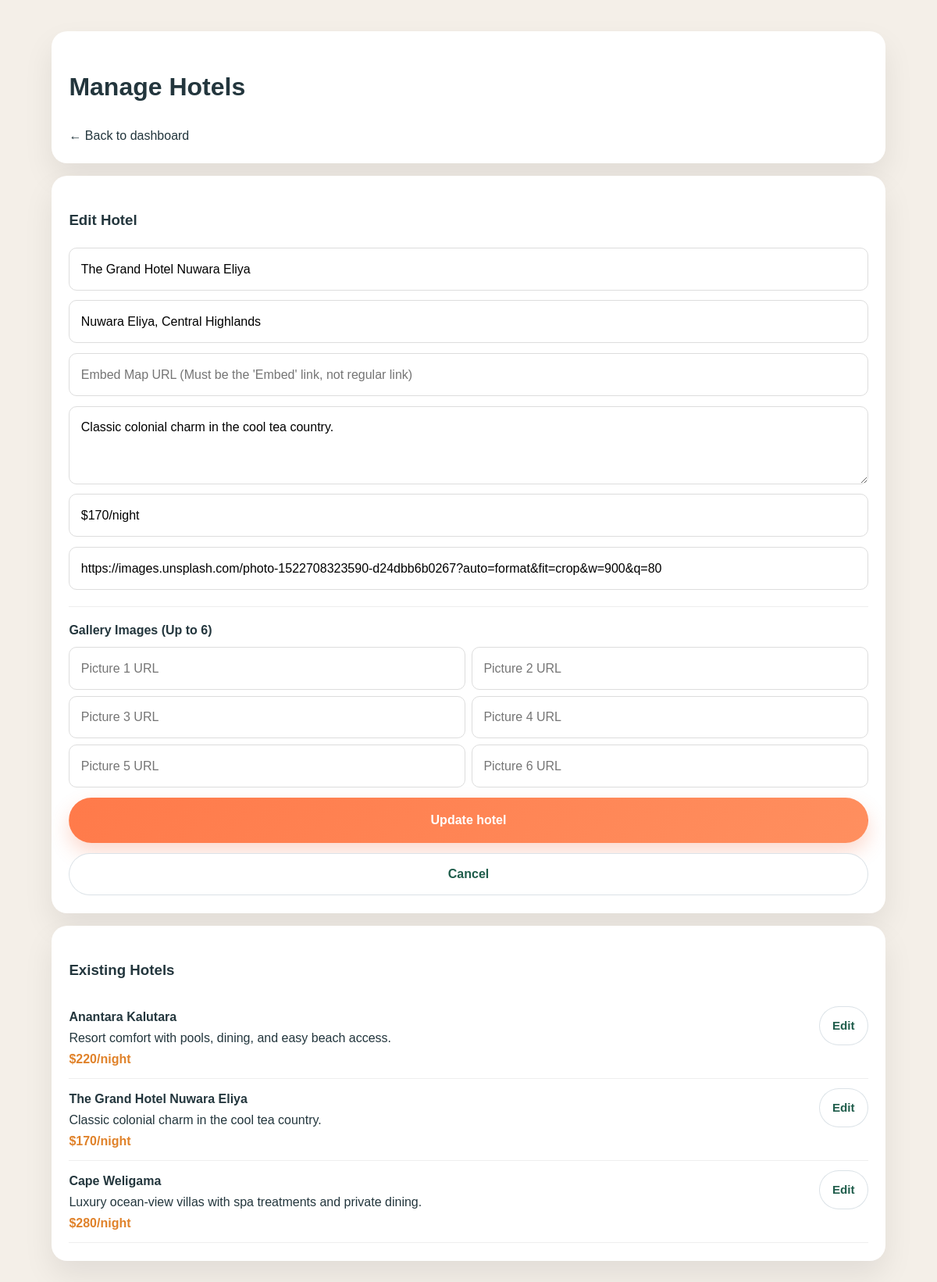
The page /admin/manage_hotels.php?edit_id=2 (signed in) on the database its author committed.
### tables this page shows
CREATE TABLE IF NOT EXISTS hotels (
  id INT AUTO_INCREMENT PRIMARY KEY,
  name VARCHAR(150) NOT NULL,
  description TEXT NOT NULL,
  price VARCHAR(50) NOT NULL,
  location VARCHAR(255) DEFAULT NULL,
  location_url TEXT DEFAULT NULL,
  image_url TEXT NOT NULL,
  gallery_urls TEXT DEFAULT NULL,
  created_at TIMESTAMP DEFAULT CURRENT_TIMESTAMP
);

### admin/manage_hotels.php (the view, shortened to what this page needs)
<?php
require '../config/database.php';
$edit_id = isset($_GET['edit_id']) ? (int)$_GET['edit_id'] : 0;
$edit_hotel = null;
if ($edit_id > 0) {
    $stmt = $conn->prepare('SELECT * FROM hotels WHERE id=?');
    $stmt->bind_param('i', $edit_id);
    $stmt->execute();
    $res = $stmt->get_result();
    if ($res && $res->num_rows > 0) {
        $edit_hotel = $res->fetch_assoc();
    }
}
$stmt = $conn->prepare('SELECT * FROM hotels ORDER BY id DESC');
$stmt->execute();
$result = $stmt->get_result();
?>
<!DOCTYPE html>
<html lang="en">
<head>
    <link rel="stylesheet" href="../assets/styles.css" />
</head>
<body>
    <div class="admin-wrap">
        <div class="panel"><h1>Manage Hotels</h1><a href="dashboard.php">← Back to dashboard</a></div>
        <div class="panel">
            <h3><?php echo $edit_hotel ? 'Edit Hotel' : 'Add New Hotel'; ?></h3>
            <form method="post" action="manage_hotels.php">
                <input type="text" name="name" placeholder="Hotel name" required value="<?php echo $edit_hotel ? htmlspecialchars($edit_hotel['name']) : ''; ?>" />
                <input type="text" name="location" placeholder="Location text (e.g. Weligama)" required value="<?php echo $edit_hotel ? htmlspecialchars($edit_hotel['location'] ?? '') : ''; ?>" />
                <input type="text" name="location_url" placeholder="Embed Map URL (Must be the 'Embed' link, not regular link)" value="<?php echo $edit_hotel ? htmlspecialchars($edit_hotel['location_url'] ?? '') : ''; ?>" />
                <textarea name="description" placeholder="Description" required><?php echo $edit_hotel ? htmlspecialchars($edit_hotel['description']) : ''; ?></textarea>
                <input type="text" name="price" placeholder="Price" required value="<?php echo $edit_hotel ? htmlspecialchars($edit_hotel['price']) : ''; ?>" />
                <input type="text" name="image_url" placeholder="Main Image URL" required value="<?php echo $edit_hotel ? htmlspecialchars($edit_hotel['image_url']) : ''; ?>" />
                <div style="border-top:1px solid #eee; padding-top:1rem; margin-top:0.5rem;">
                    <strong>Gallery Images (Up to 6)</strong>
                    <div style="display:grid; grid-template-columns:1fr 1fr; gap:0.5rem; margin-top:0.5rem;">
                        <?php
                        $existing_galleries = [];
                        for ($i = 1; $i <= 6; $i++) {
                            $val = isset($existing_galleries[$i-1]) ? htmlspecialchars($existing_galleries[$i-1]) : '';
                            echo '<input type="text" name="gallery_'.$i.'" placeholder="Picture '.$i.' URL" value="'.$val.'" />';
                        }
                        ?>
                    </div>
                </div>
                <button class="btn btn-primary" type="submit"><?php echo $edit_hotel ? 'Update hotel' : 'Save hotel'; ?></button>
                <?php if ($edit_hotel) { ?>
                    <a href="manage_hotels.php" class="btn btn-secondary" style="text-align:center; padding: 0.8rem;">Cancel</a>
                <?php } ?>
            </form>
        </div>
        <div class="panel">
            <h3>Existing Hotels</h3>
            <?php while ($row = $result->fetch_assoc()) { ?>
                <div style="padding: 0.7rem 0; border-bottom: 1px solid #eee; display: flex; justify-content: space-between; align-items: flex-start;">
                    <div>
                        <strong><?php echo htmlspecialchars($row['name']); ?></strong><br /><?php echo htmlspecialchars($row['description']); ?> <br /><span style="color:#e0822a; font-weight:700;"><?php echo htmlspecialchars($row['price']); ?></span>
                    </div>
                    <a href="manage_hotels.php?edit_id=<?php echo $row['id']; ?>" class="btn btn-small btn-secondary">Edit</a>
                </div>
            <?php } ?>
        </div>
    </div>
</body>
</html>

### assets/styles.css (style rules this page uses)
:root { --primary: #1f5d4b; --primary-dark: #144134; --accent: #ff7a4a; --accent-soft: #ffe1cc; --gold: #f2b44f; --text: #23363d; --muted: #64707d; --surface: #f7f1e8; --border: rgba(31, 93, 75, 0.14); --shadow: 0 18px 45px rgba(31, 93, 75, 0.12); --radius: 24px; }
* { box-sizing: border-box; }
html { scroll-behavior: smooth; }
body { margin: 0; font-family: 'Inter', sans-serif; color: var(--text); background: #fdfcf9; line-height: 1.7; }
a { color: inherit; text-decoration: none; }
button, input, select, textarea { font: inherit; }
.btn { display: inline-flex; align-items: center; justify-content: center; gap: 0.4rem; padding: 0.9rem 1.4rem; border-radius: 999px; font-weight: 700; border: 1px solid transparent; transition: transform 0.2s ease, box-shadow 0.2s ease, background 0.2s ease; }
.btn-primary { background: linear-gradient(135deg, var(--accent), #ff8f5f); color: white; box-shadow: 0 12px 24px rgba(242, 107, 65, 0.25); }
.btn-secondary { background: white; color: var(--primary); border-color: rgba(31, 76, 107, 0.16); }
.btn-small { padding: 0.7rem 1rem; font-size: 0.95rem; }

### admin/manage_hotels.php (style rules this page uses)
body { background: #f4efe8; font-family: Arial, sans-serif; }
.admin-wrap { max-width: 1100px; margin: 40px auto; padding: 0 1rem 2rem; }
.panel { background: white; padding: 1.4rem; border-radius: 20px; box-shadow: 0 18px 38px rgba(0,0,0,0.08); margin-bottom: 1rem; }
form { display: grid; gap: 0.8rem; }
input, textarea { padding: 0.8rem 0.9rem; border: 1px solid #ddd; border-radius: 10px; }
textarea { min-height: 100px; }

### rows shown on the page
hotels: name "The Grand Hotel Nuwara Eliya", location "Nuwara Eliya, Central Highlands", description "Classic colonial charm in the cool tea country.", price "$170/night", image_url "https://images.unsplash.com/photo-1522708323590-d24dbb6b0267?auto=format&fit=crop&w=900&q=80"
hotels: name "Anantara Kalutara", description "Resort comfort with pools, dining, and easy beach access.", price "$220/night"
hotels: name "Cape Weligama", description "Luxury ocean-view villas with spa treatments and private dining.", price "$280/night"
